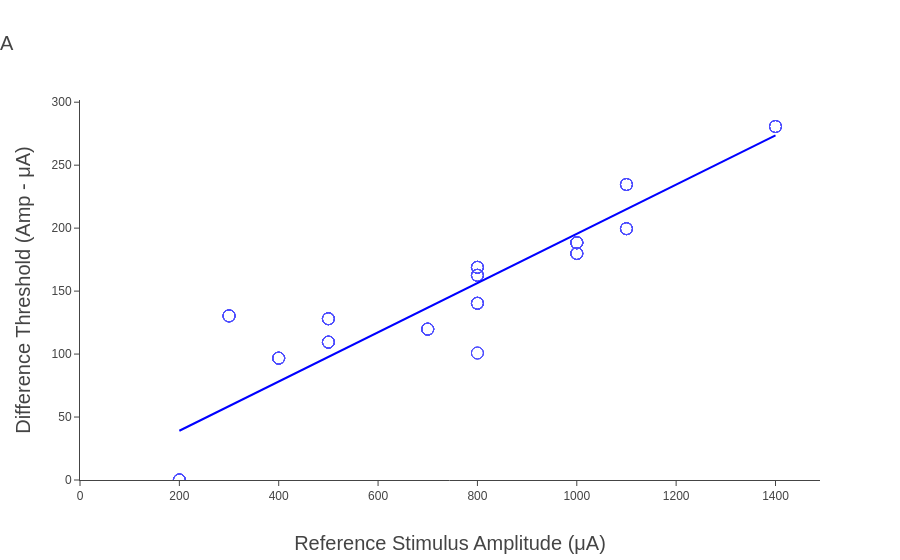

Source (notebook cell):
### Markdown cell above
#### Figure 4a

### Code cell
filters = {'discrimination':True, 'varparamsID': 1, 'comp_pw': 200, 'cs':False, 'subjectID': 1,
          'date_range':[250,700]}
df_U_amp = filter_data(df, filters)
# for curve in df_U_pw['idcurves'].unique():
#     points = df_U_pw[df_U_pw['idcurves'] == curve]
#     to_fit = points[['comp_amp','Hits','n']].to_numpy()
#     options = dict()
#     options['expType'] = 'YesNo'
#     options['sigmoidName'] = 'logistic'
#     res = ps.psignifit(to_fit, options)
#     df_U_pw.loc[df_U_pw['idcurves']==curve,'threshold'] = res['Fit'][0]
#     df_U_pw.loc[df_U_pw['idcurves']==curve,'slope'] = res['Fit'][1]
#     df_U_pw.loc[df_U_pw['idcurves']==curve,'fittedFArate'] = res['Fit'][2]
#     df_U_pw.loc[df_U_pw['idcurves']==curve,'fittedLapseRate'] = res['Fit'][3]

# df1 = pd.read_csv('df_U_pw.csv')
# df1.to_csv()
# df1 = filter_data(df1, {'date_range':[250,700]})
# df1 = df1.groupby(['idcurves']).mean()
# print(df1.groupby(['idcurves']).mean().groupby(['ref_chans']).head(100))
mask = df_U_amp['ref_chans'] ==8
df_U_amp_1 = df_U_amp[mask]
# df_U_amp.loc[mask, 'threshold'] = df_U_amp_not1['threshold'] - df_U_amp_not1['ref_amp']
fig = jnd_fig(df_U_amp_1)
fig.update_layout(yaxis={'rangemode': 'tozero'})
fig.update_layout(xaxis={'title': "Reference Stimulus Amplitude (μA)"},
                 yaxis={'title': "Difference Threshold (Amp - μA)"},
                 showlegend=False,
                 title='A',
                 title_font_size=20)
fig.update_traces(marker={'color':'blue','size':12},)
fig.write_image("Nov_Images/fig4a.svg")
iplot(fig)
fig4a = go.FigureWidget(fig)

### Figure 1 — Plotly figure (JSON) as saved in the notebook; plotly's stock layout.template omitted (floating-point values rounded to 4 significant figures)
{"data": [{"marker": {"color": "blue", "size": 12}, "mode": "lines", "showlegend": false, "type": "scatter", "x": [200, 1400], "y": [39.1, 273.7]}, {"marker": {"color": "blue", "size": 12, "symbol": "circle-open"}, "mode": "markers", "name": "1", "opacity": 0.7, "text": [337, 337, 337, 337, 337, 337, 337, 337, 463, 463, 463, 463, 463, 463, 463, 463, 536, 536, 536, 536, 536, 536, 536, 536, 542, 542, 542, 542, 542, 542, 542, 542, 543, 543, 543, 543, 543, 543, 543, 543, 546, 546, 546, 546, 546, 546, 546, 546, 547, 547, 547, 548, 548, 548, 548, 548, 548, 548, 548, 549, 549, 549, 549, 549, 549, 549, 549, 549, 549, 549, 549, 549, 549, 549, 549, 553, 553, 553, 553, 553, 553, 553, 553, 554, 554, 554, 554, 554, 554, 554, 554, 555, 555, 555, 555, 555, 555, 555, 555, 556, 556, 556, 556, 556, 556, 556, 556, 605, 605, 605, 605, 605, 605, 605, 605, 606, 606, 606, 606, 606, 606, 606, 606], "type": "scatter", "x": [200, 200, 200, 200, 200, 200, 200, 200, 1000, 1000, 1000, 1000, 1000, 1000, 1000, 1000, 400, 400, 400, 400, 400, 400, 400, 400, 500, 500, 500, 500, 500, 500, 500, 500, 800, 800, 800, 800, 800, 800, 800, 800, 500, 500, 500, 500, 500, 500, 500, 500, 800, 800, 800, 800, 800, 800, 800, 800, 800, 800, 800, 1000, 1000, 1000, 1000, 1000, 1000, 1000, 1000, 1000, 1000, 1000, 1000, 1000, 1000, 1000, 1000, 800, 800, 800, 800, 800, 800, 800, 800, 1100, 1100, 1100, 1100, 1100, 1100, 1100, 1100, 1100, 1100, 1100, 1100, 1100, 1100, 1100, 1100, 1400, 1400, 1400, 1400, 1400, 1400, 1400, 1400, 300, 300, 300, 300, 300, 300, 300, 300, 700, 700, 700, 700, 700, 700, 700, 700], "y": [0.006561, 0.006561, 0.006561, 0.006561, 0.006561, 0.006561, 0.006561, 0.006561, 179.8, 179.8, 179.8, 179.8, 179.8, 179.8, 179.8, 179.8, 96.77, 96.77, 96.77, 96.77, 96.77, 96.77, 96.77, 96.77, 128.1, 128.1, 128.1, 128.1, 128.1, 128.1, 128.1, 128.1, 140.3, 140.3, 140.3, 140.3, 140.3, 140.3, 140.3, 140.3, 109.5, 109.5, 109.5, 109.5, 109.5, 109.5, 109.5, 109.5, 100.8, 100.8, 100.8, 162.5, 162.5, 162.5, 162.5, 162.5, 162.5, 162.5, 162.5, 188.4, 188.4, 188.4, 188.4, 188.4, 188.4, 188.4, 188.4, 188.4, 188.4, 188.4, 188.4, 188.4, 188.4, 188.4, 188.4, 168.9, 168.9, 168.9, 168.9, 168.9, 168.9, 168.9, 168.9, 199.6, 199.6, 199.6, 199.6, 199.6, 199.6, 199.6, 199.6, 234.7, 234.7, 234.7, 234.7, 234.7, 234.7, 234.7, 234.7, 280.7, 280.7, 280.7, 280.7, 280.7, 280.7, 280.7, 280.7, 130.3, 130.3, 130.3, 130.3, 130.3, 130.3, 130.3, 130.3, 119.8, 119.8, 119.8, 119.8, 119.8, 119.8, 119.8, 119.8]}], "layout": {"autosize": true, "hovermode": "closest", "showlegend": false, "title": {"font": {"size": 20}, "text": "A"}, "xaxis": {"autorange": true, "range": [0, 1491.0], "showgrid": false, "showline": true, "title": {"text": "Reference Stimulus Amplitude (μA)"}, "type": "linear"}, "yaxis": {"autorange": true, "range": [0, 304.4], "rangemode": "tozero", "showgrid": false, "showline": true, "title": {"text": "Difference Threshold (Amp - μA)"}, "type": "linear"}}}
